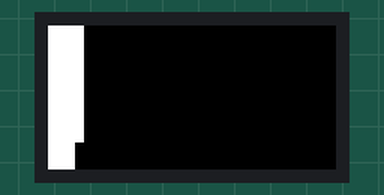
Simulated run of this sketch. Board: Arduino Mega 2560, built with avr-gcc and run on an emulated ATmega2560. On the bench: 32×16 colour display. What the sketch prints to the serial monitor is not drawn.

Above: at 0.4 s.
At 1.3 s:
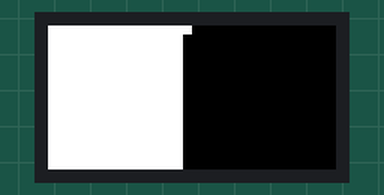
At 2.2 s:
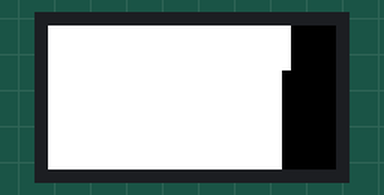

The sketch:

clock_ledmatrix.ino
```cpp
#include <Arduino.h>

#define CLK 11  // MUST be on PORTB! (Use pin 11 on Mega)
#define LAT A3
#define OE  9
#define A   A0
#define B   A1
#define C   A2
RGBmatrixPanel matrix(A, B, C, CLK, LAT, OE, false);

void setDaylight(int x, int y)
{
  matrix.drawPixel(x, y, matrix.Color333(7,7,7));
}

void setNighttime(int x, int y)
{
  matrix.drawPixel(x, y, matrix.Color333(0, 0, 0));
}

void matrixBootupTest(int d)
{
  for (int x=0; x<32; x++)
  {
    for (int y=0;y<16;y++)
    {
      matrix.drawPixel(x, y, matrix.Color333(7,7,7));
      delay(d);
    }
  }
}

void initMatrix()
{
  matrix.begin();
}
```

clock.ino
```cpp
// clock_ledmatrix includes
#include <Adafruit_GFX.h>   // Core graphics library
#include <RGBmatrixPanel.h> // Hardware-specific library

// light_calculation includes
#include <math.h>
#define SUNRISE 1
#define SUNSET 2
#define NEVERSETS -999
#define NEVERRISES -998

/* RTC includes
#include <Time.h>
#include <Wire.h>
#include <DS3232RTC.h>
*/

// For the funsies
#include <Arduino.h>


struct LED {
    short latitude;
    short longitude;
    float sunriseTime;
    float sunsetTime;
    int localOffset;
};


int freeRam ()
{
  extern int __heap_start, *__brkval;
  int v;
  return (int) &v - (__brkval == 0 ? (int) &__heap_start : (int) __brkval);
}

void slowPrintFreeRam()
{
  delay(500);
  Serial.println(freeRam());
  delay(500);
}

void setup() {
  Serial.begin(9600);
  Serial.println("Booting.");
  initMatrix();
  matrixBootupTest(5);
  delay(2500);
  Serial.println("Init test complete.  Free memory=");
  slowPrintFreeRam();
  delay(2500);
}

void loop() {
    Serial.println("Start loop.");
    byte jWidth=32;
    byte jHeight=16;
    int localOffset=0;
    short thisLat, thisLong;
    float thisSunsetTime, thisSunriseTime;
    Serial.println("Allocating LED map.");
    slowPrintFreeRam();
    LED map[jWidth][jHeight];
    Serial.println("LED map allocation complete.");
    slowPrintFreeRam();
    Serial.println("Calculating Rows");
    for (byte h=0;h<jHeight;h++)
    {
        thisLat = ((90-(h*(5.625*2))));
        for (byte w=0;w<jWidth;w++)
        {
            thisLong = ((-180+(w*11.25)));
            map[h][w].latitude = thisLat;
            map[h][w].longitude = thisLong;

            if (w < 15.5)
            {
                localOffset = float(-12) + ((float(w)/float(15.0)) * float(12.0));
            }
            else
            {
                localOffset = float(0) + floor(((float(w-15)/float(15)) * float(12)));
            }
            Serial.println(freeRam());

            thisSunriseTime = calculateSuntime(2015,12,21,thisLat,thisLong,localOffset,0,SUNRISE);
            thisSunsetTime = calculateSuntime(2015,12,21,thisLat,thisLong,localOffset,0,SUNSET);

            if (thisSunriseTime != NEVERRISES)
            {
                map[h][w].sunriseTime = fmod(24 + thisSunriseTime, 24.0);
            }
            else
            {
                map[h][w].sunriseTime = NEVERRISES;

            }

            if (thisSunsetTime != NEVERSETS)
            {
                map[h][w].sunsetTime = fmod(24 + calculateSuntime(2015,12,21,thisLat,thisLong,localOffset,0,SUNSET), 24.0);
            }
            else
            {
                map[h][w].sunsetTime = NEVERSETS;
            }

            map[h][w].localOffset = localOffset;


            /* Debug stuff */
            Serial.println("-----");
            Serial.print("h=");
            Serial.print(h);
            Serial.print(" | w=");
            Serial.print(w);
            Serial.print("\nlat=");
            Serial.print(thisLat);
            Serial.print(" | long=");
            Serial.print(thisLong);
            Serial.print("\nsunrise=");
            Serial.print(map[h][w].sunriseTime);
            Serial.print(" | sunset=");
            Serial.print(map[h][w].sunsetTime);
            Serial.print("\nlocaloffset=");
            Serial.print(localOffset);
       //     printf("For h=%d and w=%d, lat=%f and long=%f, computed sunrise=%f and sunset=%f with localOffset %d\n", h, w, thisLat, thisLong, map[h][w].sunriseTime, map[h][w].sunsetTime, localOffset);
        }

    }

    float currentTimeGMT = 17.75;
    float currentLocalTime;

    for (int h=0;h<jHeight;h++)
    {
//      printf("On row %d\n", h);
        for (int w=0;w<jWidth;w++)
        {

            if (map[h][w].sunriseTime == NEVERRISES)
            {
                setNighttime(h, w);
                Serial.print("off\n");
                continue;
            }
            else if (map[h][w].sunsetTime == NEVERSETS)
            {
                setDaylight(h, w);
                  Serial.print("on\n");
                continue;
            }

            currentLocalTime = currentTimeGMT + map[h][w].localOffset;
            if (currentLocalTime < 0)
            {
                currentLocalTime+=24;
            }
            else if (currentLocalTime > 24)
            {
                currentLocalTime-=24;
            }
//          printf("For h=%d and w=%d, lat=%f and long=%f, computed sunrise=%f and sunset=%f with localOffset %d and localtime %f\n", h, w, map[h][w].latitude, map[h][w].longitude, map[h][w].sunriseTime, map[h][w].sunsetTime, map[h][w].localOffset, currentLocalTime);
//          printf("%f", currentLocalTime);
            if ((currentLocalTime >= map[h][w].sunriseTime) && (currentLocalTime <= map[h][w].sunsetTime))
            {
                setDaylight(h, w);
                Serial.print("on\n");

            }
            else
            {
                setNighttime(h, w);
                Serial.print("off\n");

            }

        }

    }
    Serial.print("***** Loop ends with free RAM =");
    slowPrintFreeRam();
}
```

light_calculations.ino
```cpp
#include <Arduino.h>


#define ZENITH -.83
#define SUNRISE 1
#define SUNSET 2
#define NEVERSETS -999
#define NEVERRISES -998


float calculateSuntime(int year,int month,int day,float lat, float lng,int localOffset, int daylightSavings, int request) {
    Serial.println("caled calculateSuntime");
    /*
       localOffset will be <0 for western hemisphere and >0 for eastern hemisphere
       daylightSavings should be 1 if it is in effect during the summer otherwise it should be 0
     */
    //1. first calculate the day of the year
    float N1 = floor(275 * month / 9);
    float N2 = floor((month + 9) / 12);
    float N3 = (1 + floor((year - 4 * floor(year / 4) + 2) / 3));
    float N = N1 - (N2 * N3) + day - 30;
    float t, H;
    float UT;

    //2. convert the longitude to hour value and calculate an approximate time
    float lngHour = lng / 15.0;
    if (request == SUNRISE)
    {
        t = N + ((6 - lngHour) / 24);
    }
    else
    {
        t = N + ((18 - lngHour) / 24);
    }
    //3. calculate the Sun's mean anomaly
    float M = (0.9856 * t) - 3.289;

    //4. calculate the Sun's true longitude
    float L = fmod(M + (1.916 * sin((PI/180)*M)) + (0.020 * sin(2 *(PI/180) * M)) + 282.634,360.0);

    //5a. calculate the Sun's right ascension
    float RA = fmod(180/PI*atan(0.91764 * tan((PI/180)*L)),360.0);

    //5b. right ascension value needs to be in the same quadrant as L
    float Lquadrant  = floor( L/90) * 90;
    float RAquadrant = floor(RA/90) * 90;
    RA = RA + (Lquadrant - RAquadrant);

    //5c. right ascension value needs to be converted into hours
    RA = RA / 15;

    //6. calculate the Sun's declination
    float sinDec = 0.39782 * sin((PI/180)*L);
    float cosDec = cos(asin(sinDec));

    //7a. calculate the Sun's local hour angle
    float cosH = (sin((PI/180)*ZENITH) - (sinDec * sin((PI/180)*lat))) / (cosDec * cos((PI/180)*lat));

    if (cosH > 1)
    {
        return NEVERRISES;
    }
    else if (cosH < -1)
    {
        return NEVERSETS;
    }
    /*
         if (cosH >  1)
         the sun never rises on this location (on the specified date)
         if (cosH < -1)
         the sun never sets on this location (on the specified date)
     */

    //7b. finish calculating H and convert into hours

    if (request == SUNRISE)
    {
        H = 360 - (180/PI)*acos(cosH);   //   if if rising time is desired:
    }
    else if (request == SUNSET)
    {
        H = (180/PI)*acos(cosH);
//      H = acos(cosH);
    }

    H = H / 15;
    //8. calculate local mean time of rising/setting
    float T = H + RA - (0.06571 * t) - 6.622;


    //9. adjust back to UTC
    UT = fmod(T - lngHour,24.0);

    //10. convert UT value to local time zone of latitude/longitude
    return UT + localOffset + daylightSavings;

}
```
